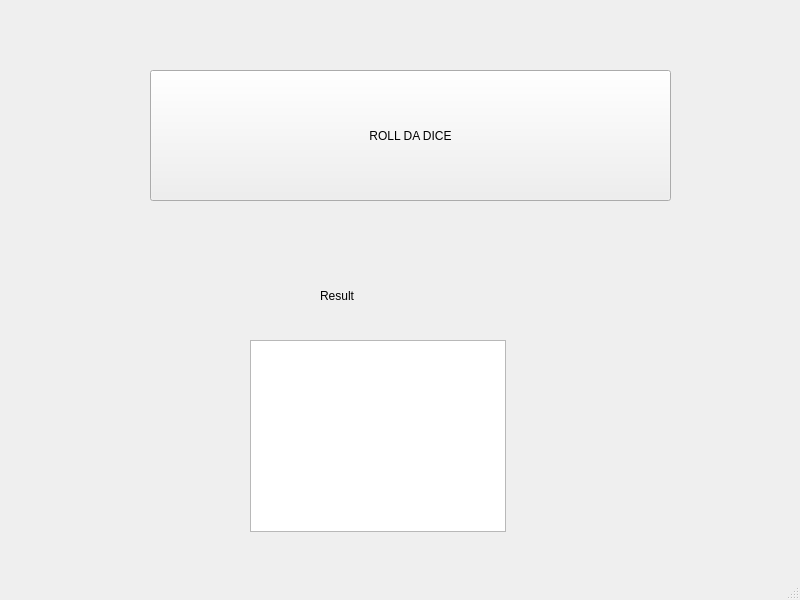
<?xml version="1.0" encoding="UTF-8"?>
<ui version="4.0">
 <class>MainWindow</class>
 <widget class="QMainWindow" name="MainWindow">
  <property name="geometry">
   <rect>
    <x>0</x>
    <y>0</y>
    <width>800</width>
    <height>600</height>
   </rect>
  </property>
  <property name="windowTitle">
   <string>MainWindow</string>
  </property>
  <widget class="QWidget" name="centralwidget">
   <widget class="QPushButton" name="dice_button">
    <property name="geometry">
     <rect>
      <x>150</x>
      <y>70</y>
      <width>521</width>
      <height>131</height>
     </rect>
    </property>
    <property name="text">
     <string>ROLL DA DICE</string>
    </property>
   </widget>
   <widget class="QLabel" name="result_label">
    <property name="geometry">
     <rect>
      <x>320</x>
      <y>260</y>
      <width>111</width>
      <height>71</height>
     </rect>
    </property>
    <property name="text">
     <string>Result</string>
    </property>
   </widget>
   <widget class="QTextBrowser" name="text_box">
    <property name="geometry">
     <rect>
      <x>250</x>
      <y>340</y>
      <width>256</width>
      <height>192</height>
     </rect>
    </property>
   </widget>
  </widget>
  <widget class="QMenuBar" name="menubar">
   <property name="geometry">
    <rect>
     <x>0</x>
     <y>0</y>
     <width>800</width>
     <height>21</height>
    </rect>
   </property>
  </widget>
  <widget class="QStatusBar" name="statusbar"/>
 </widget>
 <resources/>
 <connections/>
</ui>
